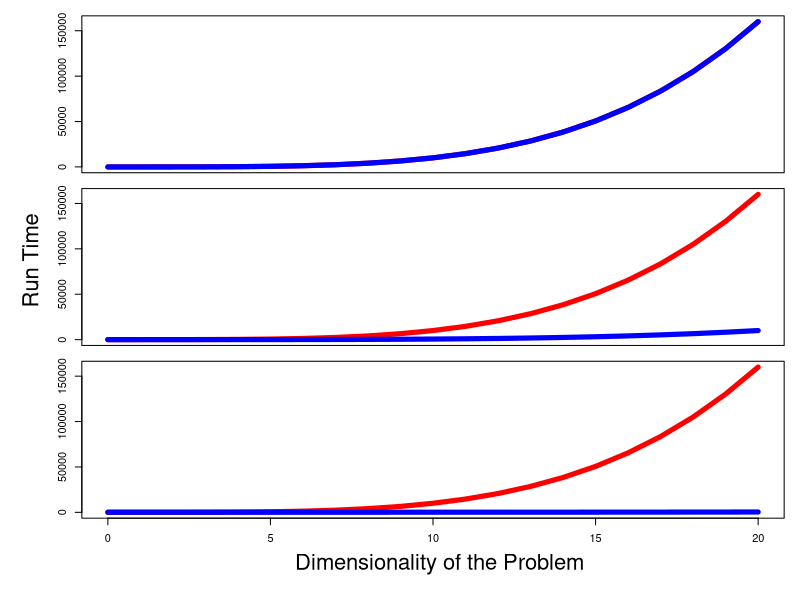

R code for this plot:
x = seq(0, 20)
y = seq(0, 20)

png('graph.png')
par(mfrow = c(3,1),
    oma = c(6,6,0,0) + 0.1,
    mar = c(0,0,1,1) + 0.1)
w = 1
plot(x^4 ~ y, type='l', col='red', xaxt='n', lwd=5)
lines((x^4/w^4) + w^3 ~ y, col='blue', lwd=5)
w = 2
plot(x^4 ~ y, type='l', col='red', xaxt='n', lwd=5)
lines((x^4/w^4) + w^3 ~ y,col='blue', lwd=5)
w = 5
plot(x^4 ~ y, type='l', col='red', lwd=5)
lines((x^4/w^4) + w^3 ~ y, col='blue', lwd=5)
title(xlab = "Dimensionality of the Problem",
      ylab = "Run Time",
      outer = TRUE, line = 3, cex.lab = 2)
dev.off()